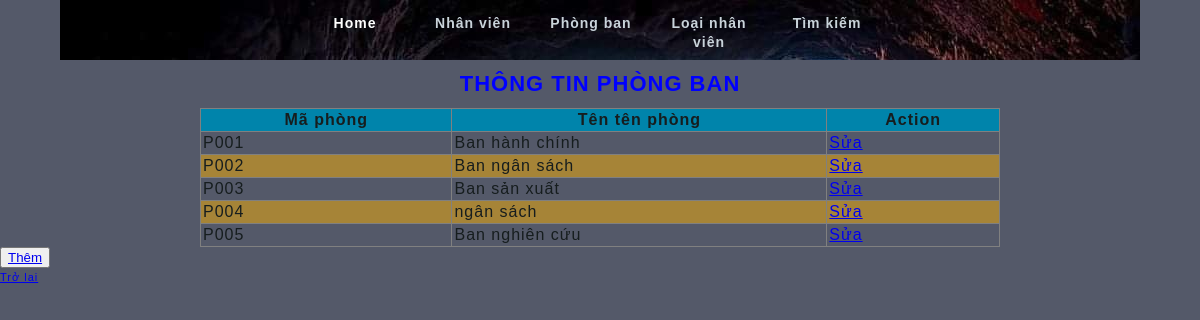
Page /nangcao/thongtinpban.php on the committed database.
### tables this page shows
CREATE TABLE `phongban` (
  `MaPhong` varchar(5) NOT NULL,
  `TenPhong` varchar(30) NOT NULL
);

### nangcao/thongtinpban.php (the view, shortened to what this page needs)
<!DOCTYPE HTML PUBLIC "-//W3C//DTD HTML 4.01 Frameset//EN">
<html>
<head>
</head>
<body>
<?php
require("connect.php");
$strSQL = "SELECT * FROM phongban";
$result = mysqli_query($dbc,$strSQL);
if(mysqli_num_rows($result) == 0)
{
	echo "Chưa có dữ liệu";
}
else
{	echo "<h1 style='color: blue;' align='center'>THÔNG TIN PHÒNG BAN</h1>
		  <table align='center' width='800' border='1' cellpadding='2' cellspacing='2'
				style='border-collapse: collapse;'>
		  	<tr style='background-color: #0084ab;' align='center'>
				<td><b>Mã phòng</b></td>
				<td><b>Tên tên phòng</b></td>
				<td><b>Action</b></td>
		  	</tr>";
	$stt=1;
	while ($row = mysqli_fetch_array($result))
	{
		if($stt%2!=0)
		{	echo "<tr>";
			echo "<td>$row[0]</td>";
			echo "<td>$row[1]</td>";
			echo "<td><a href=\"edit_pban.php?id=".$row['MaPhong']."\">Sửa</a></td>";
			echo "</tr>";
		}
		else
		{
			echo "<tr style='background-color: #ffb1007a;'>";
			echo "<td>$row[0]</td>";
			echo "<td>$row[1]</td>";
			echo "<td><a href=\"edit_pban.php?id=".$row['MaPhong']."\">Sửa</a></td>";
			echo "</tr>";
		}
			$stt+=1;
	}
	echo '</table>';
	echo "<button class='btn btn_success'><a href=\"thempban.php\">Thêm</a></button>"."<br>";
}
echo "<a href=\"index.php\">Trở lại</a>";
?>
</body>
</html>

### nangcao/style.css (style rules this page uses)
body { margin: 0; padding: 0; line-height: 1.7em; letter-spacing: 1px; font-family: Tahoma, Geneva, sans-serif; font-size: 11px; color: #161d1e; background: #545969; }
#templatemo_menu { height: 60px; background: url(hinh_nv/3.jpg) no-repeat center top; }
#templatemo_menu ul { width: 590px; margin: 0 auto; padding: 0px; list-style: none; }
#templatemo_menu ul li { padding: 0px; margin: 0px; display: inline; }
#templatemo_menu ul li a { position: relative; float: left; width: 100px; display: block; height: 35px; padding: 14px 8px 0 0; margin-right: 10px; text-align: center; font-size: 14px; text-decoration: none; color: #c9d3da; font-weight: bold; outline: none; }
#templatemo_menu ul li a span { position: absolute; width: 8px; height: 49px; left: -8px; top: 0; background: url(images/templatemo_menu_btn_left.png) no-repeat left top; }
#templatemo_menu li a:hover, #templatemo_menu li .current { color: #ffffff; background: url(images/templatemo_menu_btn__hover_right.png) no-repeat right top; }
#templatemo_menu li a:hover span, #templatemo_menu li .current span { position: absolute; width: 8px; height: 49px; left: -8px; top: 0; background: url(images/templatemo_menu_btn__hover_left.png) no-repeat left top; }

### rows in the picture
phongban: MaPhong "P001", TenPhong "Ban hành chính"
phongban: MaPhong "P002", TenPhong "Ban ngân sách"
phongban: MaPhong "P003", TenPhong "Ban sản xuất"
phongban: MaPhong "P004", TenPhong "ngân sách"
phongban: MaPhong "P005", TenPhong "Ban nghiên cứu"
